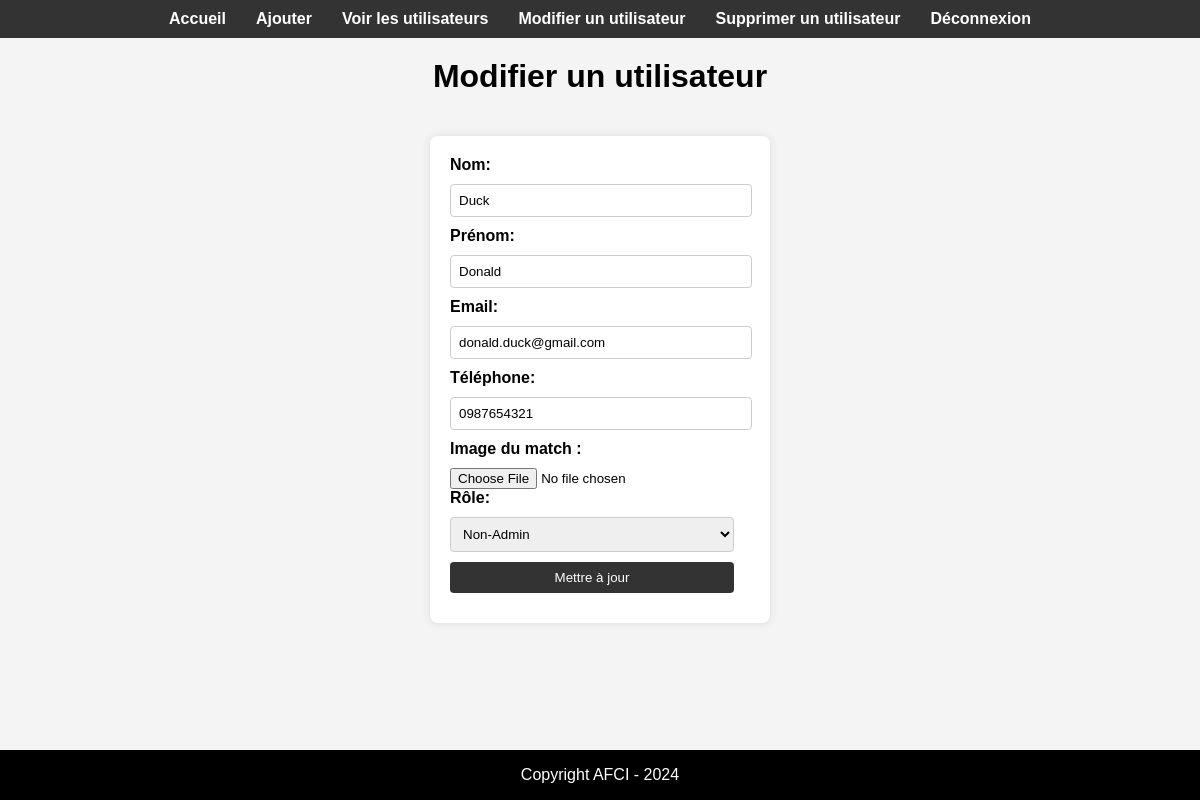
Page /public/Update.php?id=2 (signed in) on the committed database.
### tables this page shows
CREATE TABLE userroles (
    user_id INT PRIMARY KEY,
    role VARCHAR(50) NOT NULL,
    CONSTRAINT USERS_FK FOREIGN KEY (user_id) REFERENCES users(id) ON DELETE CASCADE
);

CREATE TABLE users (
    id INT AUTO_INCREMENT NOT NULL,
    image_name VARCHAR(100) DEFAULT 'default.jpg',
    nom VARCHAR(55) NOT NULL,
    prenom VARCHAR(55) NOT NULL,
    email VARCHAR(55) NOT NULL UNIQUE,
    telephone VARCHAR(20) NOT NULL,
    password VARCHAR(255) NOT NULL,
    CONSTRAINT USERS_PK PRIMARY KEY(id)
);

### dbConnect/dbConnect.php (called while the page is built, shortened)
<?php
abstract class DbConnect {
    private static $instance = null;
    protected function __construct() {
        $host = getenv('DB_HOST') ?: 'localhost';
        $port = getenv('DB_PORT') ?: '3306';
        $db = getenv('DB_NAME') ?: 'repertoireimage';
        $user = getenv('DB_USER') ?: 'root';
        $pass = getenv('DB_PASS') ?: '';
        $charset = 'utf8mb4';
        $dsn = "mysql:host=$host;port=$port;dbname=$db;charset=$charset";
        $options = [
            PDO::ATTR_ERRMODE => PDO::ERRMODE_EXCEPTION,
            PDO::ATTR_DEFAULT_FETCH_MODE => PDO::FETCH_ASSOC,
            PDO::ATTR_EMULATE_PREPARES => false,
        ];
        try {
            $this->pdo = new PDO($dsn, $user, $pass, $options);
        } catch (PDOException $e) {
            error_log($e->getMessage());
            die('Erreur de connexion à la base de données. Veuillez réessayer plus tard.');
        }
    }
    public static function getInstance() {
        if (!self::$instance) {
            self::$instance = new static();
        }
        return self::$instance->pdo;
    }
}
?>

### entites/User.class.php (called while the page is built, shortened)
<?php
class User {
    private $pdo;
    public function __construct() {
        $this->pdo = MyDbConnection::getInstance();
    }
    public function getUserById($id) {
        $stmt = $this->pdo->prepare('SELECT users.*, userroles.role FROM users JOIN userroles ON users.id = userroles.user_id WHERE users.id = ?');
        $stmt->execute([$id]);
        return $stmt->fetch();
    }
}
?>

### public/Update.php (the view, shortened to what this page needs)
<?php
require_once __DIR__ . '/../entites/User.class.php';
$user = new User();
if (isset($_GET['id'])) {
    $utilisateur = $user->getUserById($_GET['id']);
} else {
    echo "Aucun ID d'utilisateur fourni.";
    exit();
}
?>
<div class="form-container">
    <?php if ($utilisateur) : ?>
        <form method="POST">
            <label for="nom">Nom:</label>
            <input type="text" name="nom" value="<?php echo htmlspecialchars($utilisateur['nom']); ?>" required><br>
            <label for="prenom">Prénom:</label>
            <input type="text" name="prenom" value="<?php echo htmlspecialchars($utilisateur['prenom']); ?>" required><br>
            <label for="email">Email:</label>
            <input type="email" name="email" value="<?php echo htmlspecialchars($utilisateur['email']); ?>" required><br>
            <label for="telephone">Téléphone:</label>
            <input type="text" name="telephone" value="<?php echo htmlspecialchars($utilisateur['telephone']); ?>" required><br>
            <label for="image">Image du match : </label>
            <input type="file" name="image" value="<?php echo htmlspecialchars($utilisateur['image_name']); ?>" require><br>
            <label for="role">Rôle:</label>
            <select name="role" required>
                <option value="non-admin" <?php if ($utilisateur['role'] == 'non-admin') echo 'selected'; ?>>Non-Admin</option>
            </select><br>
            <input type="submit" value="Mettre à jour">
        </form>
    <?php else : ?>
        <p>Utilisateur non trouvé.</p>
    <?php endif; ?>
</div>
<?php
require "template.php";
?>

### public/css/style.css (style rules this page uses)
html, body { height: 100%; margin: 0; padding: 0; }
body { display: flex; flex-direction: column; font-family: Arial, sans-serif; background-color: #f4f4f4; }
.form-container { width: 300px; margin: 20px auto; background: #fff; padding: 20px; box-shadow: 0 0 10px rgba(0, 0, 0, 0.1); border-radius: 8px; }
form label { display: block; margin-bottom: 10px; font-weight: bold; }
form input[type="text"], form input[type="email"], form input[type="submit"], form input[type="password"], form select { width: calc(100% - 16px); padding: 8px; margin-bottom: 10px; border: 1px solid #ccc; border-radius: 4px; }
form input[type="submit"] { background-color: #333; color: #fff; border: none; cursor: pointer; }

### rows in the picture
userroles: nom "Duck", prenom "Donald", email "donald.duck@gmail.com", telephone "0987654321", role "Non-Admin"

### other values in the picture
$titre "Modifier un utilisateur"
